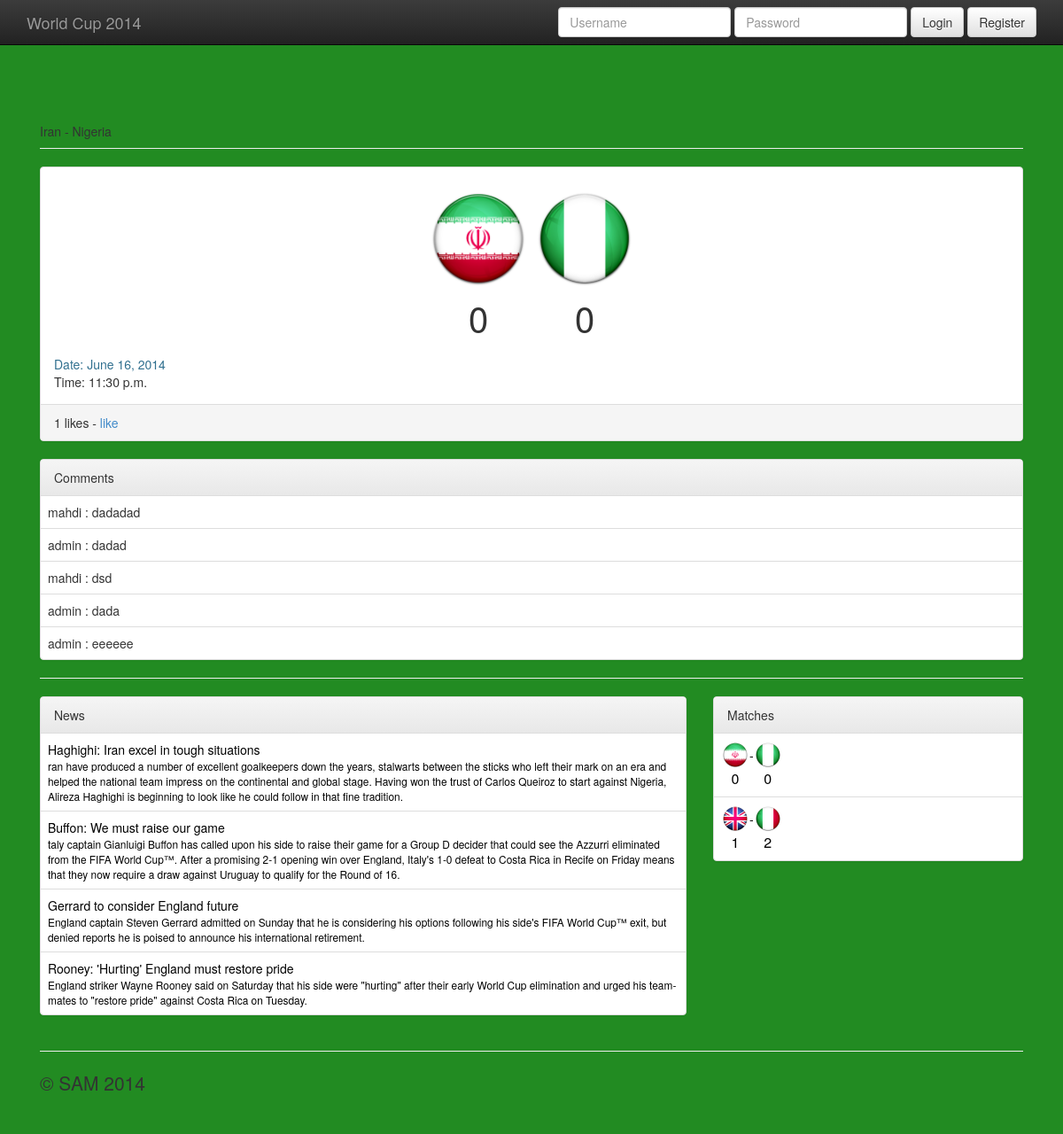
/match/1/, run on the app's committed database.
### main/models.py (models this page shows, shortened)
class Match(models.Model):
    first_team = models.ForeignKey(Team, related_name='matches_as_first_team')
    first_team_goals = models.IntegerField(max_length=1, null=True, blank=True)
    second_team = models.ForeignKey(Team, related_name='matches_as_second_team')
    second_team_goals = models.IntegerField(max_length=1, null=True, blank=True)
    date = models.DateField(null=True, blank=True)
    time = models.TimeField(null=True, blank=True)
    like = models.ManyToManyField(User, related_name='like_matches', null=True, blank=True)
    class Meta:
        verbose_name = 'Match'
        verbose_name_plural = 'Matches'
    def likes(self, user):
        return user in self.like.all()
    def like_count(self):
        return self.like.all().count()

class Team(models.Model):
    name = models.CharField(max_length=30)
    continent = models.CharField(max_length=30)
    world_ranking = models.IntegerField(max_length=100, null=True, blank=True)
    coach = models.ForeignKey(Coach, null=True, blank=True, related_name='teams')
    flag = models.ImageField(blank=True, null=True, upload_to='image/flag')
    class Meta:
        verbose_name = 'Team'
        verbose_name_plural = 'Teams'
        ordering = ['name']
    def __str__(self):
        return self.name

class CommentOfMatch(models.Model):
    text = models.TextField(max_length=200, verbose_name='Comment')
    user = models.ForeignKey(User, related_name='comments_match')
    match = models.ForeignKey(Match, related_name='comments')
    like = models.ManyToManyField(User, null=True, blank=True, related_name='like_comments_match')

class News(models.Model):
    head_line = models.TextField(max_length=50)
    summary = models.TextField(max_length=200)
    text = models.TextField(max_length=1000)
    image = models.ImageField(blank=True, null=True, upload_to='image/news')
    date = models.DateField()
    tags = models.ManyToManyField('Tag', null=True, blank=True, related_name='news')
    like = models.ManyToManyField(User, null=True, blank=True, related_name='like_news')
    class Meta:
        verbose_name = 'News'
        verbose_name_plural = 'News'

### main/views.py (the view)
# urls.py: url(r'^match/(?P<match_id>\d)/$', 'match_detail', name='main_match_detail'),
def match_detail(request, match_id):
    match = get_object_or_404(Match, id=match_id)
    comments = match.comments.all()
    news = News.objects.all()
    matches = Match.objects.all()
    first_team = match.first_team
    second_team = match.second_team
    likes = match.likes(request.user)
    if request.method == 'POST':
        form = MatchCommentForm(data=request.POST)
        if form.is_valid():
            form.save(user=request.user, match=Match.objects.get(id=match_id))
            return redirect('main_match_detail', match_id)
    else:
        form = MatchCommentForm()
    context = {'match': match, 'news': news, 'first_team': first_team, 'second_team': second_team,
               'matches': matches, 'form': form, 'comments': comments, 'likes': likes}
    return render(request, 'main/match_detail.html', context)

### main/forms.py (shortened to what this page needs)
class MatchCommentForm(ModelForm):
    class Meta:
        model = CommentOfMatch
        fields = ['text']

### templates/main/match_detail.html (shortened to what this page needs)
{% extends "base_home.html" %}
{% load crispy_forms_tags %}
{% block heading %}
    <div class="page-header">{{ match.first_team }} - {{ match.second_team }}</div>
{% endblock %}
{% block content %}
    <div class="panel panel-default">
    <div class="panel-heading>" align="center">
        <br>
        <table>
            <tr>
                <td align="center"><image height="120" src='{{MEDIA_URL}}{{ first_team.flag }}'/></td>
                <td align="center"><image height="120" src='{{MEDIA_URL}}{{ second_team.flag }}'/></td>
            </tr>
            <tr>
                <td align="center" style="font-size:40px">{{ match.first_team_goals }}</td>
                <td align="center" style="font-size:40px">{{ match.second_team_goals }}</td>
            </tr>
        </table>
    </div>
    <div class="panel-body">
        <div class="text-info">Date: {{ match.date }}</div>
        <div class="text-info>">Time: {{ match.time }}</div>
    </div>
    <div class="panel-footer">
        {{ match.like_count }} likes -
            <a href='{% url "main_like_match" match.id %}'>
            {% if likes %}
                Unlike
            {% else %}
                like
            {% endif %}
        </a>
    </div>
    </div>
        <div class="panel panel-default">
        <div class="panel-heading">Comments</div>
            <table class="table">
                {% for comment in comments %}
                    <tr><td>{% include "main/comment.html" %}</td></tr>
                {% empty %}
                    <tr><td>No comments.</td></tr>
                {% endfor %}
            </table>
    </div>
    <hr>
{% endblock %}

### templates/base_home.html
{% extends 'base.html' %}
   {% block rows %}
       <div class="row">
        <div class="col-md-8">
            <div class="panel panel-default">
                 <div class="panel-heading">News</div>
                <table class="table">
                    {% for piece_news in news %}
                        <tr><td>{% include "main/news.html" %}</td></tr>
                    {% empty %}
                        <tr><td>No news.</td></tr>
                    {% endfor %}
                </table>
            </div>
        </div>
        <div class="col-md-4">
            <div class="panel panel-default">
                <div class="panel-heading">Matches</div>
                    <table class="table">
                        {% for match in matches %}
                            <tr><td>{% include "main/match.html" %}</td></tr>
                        {% empty %}
                            <tr><td>No matches.</td></tr>
                        {% endfor %}
                    </table>
            </div>
        </div>
       </div>
   {% endblock %}

### templates/base.html (shortened to what this page needs)
{% load static %}
<!DOCTYPE html>
 <html class="no-js">
    <head>
        <link rel="stylesheet" href="{% static "css/bootstrap.min.css" %}">
        <link rel="stylesheet" href="{% static "css/bootstrap-theme.min.css" %}">
        <link rel="stylesheet" href="{% static "css/main.css" %}">
    </head>
    <body>
    <div class="navbar navbar-inverse navbar-fixed-top" role="navigation">
      <div class="container">
        <div class="navbar-header">
          <a class="navbar-brand" href={% url "main_home" %}>World Cup 2014</a>
        </div>
        <div class="navbar-collapse collapse">
          {% block toggle_login %}
            {% include "toggle_login.html" %}
          {% endblock %}
        </div>
      </div>
    </div>
    <div class="jumbotron" style="background-color:forestgreen">
      <div class="container">
      <div>
          {% block heading %}{% endblock %}
      </div>
      <div>
          {% block content %}{% endblock %}
      </div>
    </div>
    <div class="container">
        {% block rows %}{% endblock %}
      <hr>
      <footer>
        <p>&copy; SAM 2014</p>
      </footer>
    </div>         <script src="//ajax.googleapis.com/ajax/libs/jquery/1.11.0/jquery.min.js"></script>
    </div>
    </body>
</html>

### templates/toggle_login.html (shortened to what this page needs)
{% if user.is_authenticated %}
<ul class="nav navbar-nav navbar-right">
    <li class="dropdown">
        <a class="dropdown-toggle" id="dropuser" data-toggle="dropdown"
            href="#">{{ user.username }} <b class="caret"></b></a>
        <ul class="dropdown-menu" role="menu" aria-labelledby="dropuser">
            {% comment %}<li><a href="{% url "marcador_bookmark_user" user.username %}">My bookmarks</a></li>{% endcomment %}
            <li><a href="{% url "mysite_logout" %}">Logout</a></li>
        </ul>
    </li>
</ul>
{% else %}
<form class="navbar-form navbar-right" action="{% url "mysite_login" %}"
        method="post" accept-charset="utf-8">
    <div class="form-group">
        <input class="form-control" type="text" placeholder="Username" name="username">
    </div>
    <div class="form-group">
        <input class="form-control" type="password" placeholder="Password" name="password">
    </div>
    <button type="submit" class="btn btn-default">Login</button>
    <a href="../register"><button type="button" class="btn btn-default">Register</button></a>
</form>
{% endif %}

### templates/main/comment.html
{{ comment.user }} : {{ comment.text }}

### templates/main/news.html
<a href="{% url "main_news_detail" piece_news.id %}">
    <table style="color:#000000">
        <tr>
            <td>{{ piece_news.head_line }}</td>
        </tr>
        <tr>
            <td class="small">{{ piece_news.summary }}</td>
        </tr>
    </table>
</a>

### templates/main/match.html
<a href="{% url "main_match_detail" match.id %}">
    <table style="color:#000000">
        <tr>
            <td align="center"><image height="32" src='{{MEDIA_URL}}{{ match.first_team.flag }}'/></td>
            <td> - </td>
            <td align="center"><image height="32" src='{{MEDIA_URL}}{{ match.second_team.flag }}'/></td>
        </tr>
        <tr>
            <td align="center" style="font-size:16px">{{ match.first_team_goals }}</td>
            <td>&nbsp;</td>
            <td align="center" style="font-size:16px">{{ match.second_team_goals }}</td>
        </tr>
    </table>
</a>

### templates/base.html (style rules this page uses)
body { padding-top: 50px; padding-bottom: 20px; }

### data on the page
Match: first_team "Iran", second_team "Nigeria", first_team_goals "0", second_team_goals "0", date "June 16, 2014", time "11:30 p.m.", like_count "1", first_team.flag (picture), second_team.flag (picture)
Team: flag (picture)
Team: flag (picture)
CommentOfMatch: user "mahdi", text "dadadad"
CommentOfMatch: user "admin", text "dadad"
CommentOfMatch: user "mahdi", text "dsd"
CommentOfMatch: user "admin", text "dada"
CommentOfMatch: user "admin", text "eeeeee"
News: head_line "Haghighi: Iran excel in tough situations", summary "ran have produced a number of excellent goalkeepers down the years, stalwarts between the sticks who left their mark on an era and helped the national team impress on the continental and global stage. Having won the trust of Carlos Queiroz to start against Nigeria, Alireza Haghighi is beginning to look like he could follow in that fine tradition."
News: head_line "Buffon: We must raise our game", summary "taly captain Gianluigi Buffon has called upon his side to raise their game for a Group D decider that could see the Azzurri eliminated from the FIFA World Cup™. After a promising 2-1 opening win over England, Italy's 1-0 defeat to Costa Rica in Recife on Friday means that they now require a draw against Uruguay to qualify for the Round of 16."
News: head_line "Gerrard to consider England future", summary "England captain Steven Gerrard admitted on Sunday that he is considering his options following his side's FIFA World Cup™ exit, but denied reports he is poised to announce his international retirement."
News: head_line "Rooney: 'Hurting' England must restore pride", summary "England striker Wayne Rooney said on Saturday that his side were \"hurting\" after their early World Cup elimination and urged his team-mates to \"restore pride\" against Costa Rica on Tuesday."
Match: first_team.flag (picture), second_team.flag (picture), first_team_goals "1", second_team_goals "2"
